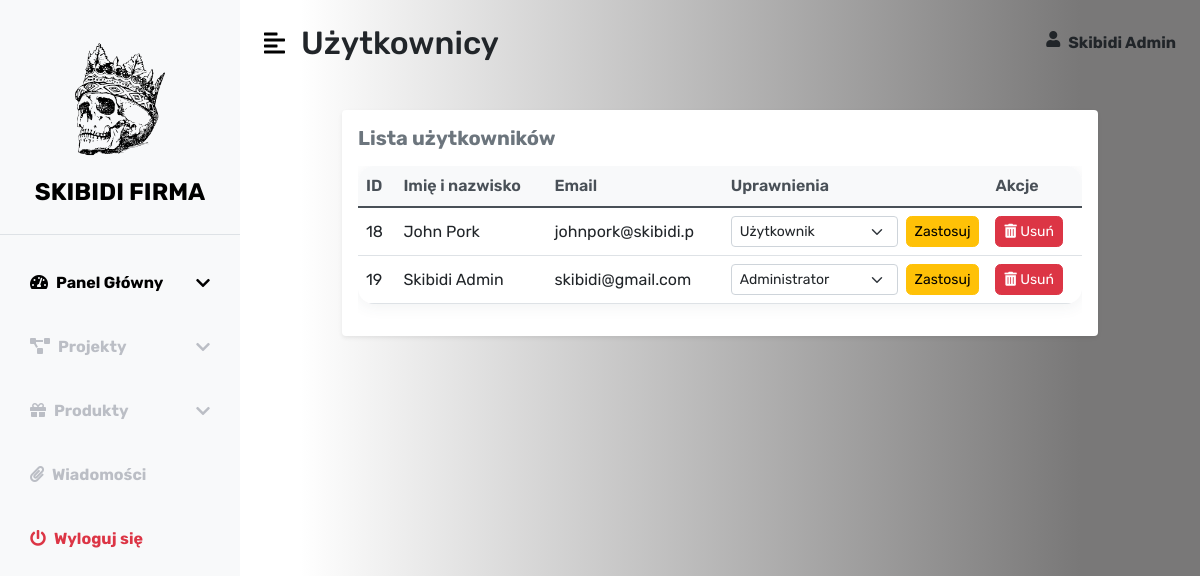
The page /admin/users.php (signed in) on the database its author committed.
### tables this page shows
CREATE TABLE `uzytkownik` (
  `id` int(11) NOT NULL,
  `imie_nazwisko` varchar(50) NOT NULL,
  `haslo` varchar(255) NOT NULL,
  `email` varchar(100) NOT NULL,
  `telefon` varchar(64) DEFAULT NULL,
  `uprawnienia_id` int(11) NOT NULL,
  `profil_img` varchar(255) DEFAULT NULL,
  `cover_img` varchar(255) NOT NULL
);

### admin/users.php (the view, shortened to what this page needs)
<?php
require_once("../misc/database.php");
$permissions = [];
$perm_result = mysqli_query($conn, "SELECT id, uprawnienia FROM uprawnienia");
while ($perm = mysqli_fetch_assoc($perm_result)) {
    $permissions[$perm['id']] = $perm['uprawnienia'];
}
$users_result = mysqli_query($conn, "SELECT u.id, u.imie_nazwisko, u.email, u.uprawnienia_id FROM uzytkownik u");
?>
<!DOCTYPE html>
<html lang="en">
<head>
    <?php include("../structure/admin/head.php"); ?>
</head>
<body>
    <?php include("../structure/admin/sidebar.php"); ?>
    <div id="page-content-wrapper">
        <nav class="navbar navbar-expand-lg navbar-light bg-transparent py-4 px-4">
            <div class="d-flex align-items-center">
                <i class="fas fa-align-left primary-text fs-4 me-3 switch" id="menu-toggle"></i>
                <h2 class="fs-2 m-0 switch">Użytkownicy</h2>
            </div>
            <div class="collapse navbar-collapse" id="navbarSupportedContent">
                <ul class="navbar-nav ms-auto mb-2 mb-lg-0 fw-bold second-text text-dark">
                    <i class="fas fa-user me-2"></i>
                    <?php if (isset($_SESSION["user"])): ?>
                        <?= htmlspecialchars($_SESSION["user"]["imie_nazwisko"]) ?>
                    <?php endif; ?>
                </ul>
            </div>
        </nav>
        <div class="container-fluid px-4">
            <div class="row justify-content-center">
                <div class="col-lg-10">
                    <div class="card shadow-sm border-0 rounded-4 mt-4">
                        <div class="card-body">
                            <h5 class="fw-bold text-secondary mb-3">Lista użytkowników</h5>
                            <div class="table-responsive">
                                <table class="table table-hover align-middle user-table">
                                    <thead class="table-light">
                                        <tr>
                                            <th>ID</th>
                                            <th>Imię i nazwisko</th>
                                            <th>Email</th>
                                            <th>Uprawnienia</th>
                                            <th>Akcje</th>
                                        </tr>
                                    </thead>
                                    <tbody>
                                        <?php while ($user = mysqli_fetch_assoc($users_result)) { ?>
                                            <tr>
                                                <td><?= htmlspecialchars($user['id']) ?></td>
                                                <td><?= htmlspecialchars($user['imie_nazwisko']) ?></td>
                                                <td><?= htmlspecialchars($user['email']) ?></td>
                                                <td>
                                                    <form action="update_user.php" method="post"
                                                        class="d-flex align-items-center gap-2 mb-0">
                                                        <select name="uprawnienia_id" class="form-select form-select-sm"
                                                            style="min-width:120px;">
                                                            <?php foreach ($permissions as $pid => $pname): ?>
                                                                <option value="<?= $pid ?>" <?= $user['uprawnienia_id'] == $pid ? 'selected' : '' ?>>
                                                                    <?= htmlspecialchars($pname) ?>
                                                                </option>
                                                            <?php endforeach; ?>
                                                        </select>
                                                        <button type="submit"
                                                            class="btn btn-warning btn-sm">Zastosuj</button>
                                                    </form>
                                                </td>
                                                <td>
                                                    <a href="delete_user.php?id=<?= $user['id'] ?>"
                                                        class="btn btn-danger btn-sm"
                                                        onclick="return confirm('Na pewno usunąć użytkownika?');">
                                                        <i class="fas fa-trash-alt"></i> Usuń
                                                    </a>
                                                </td>
                                            </tr>
                                        <?php } ?>
                                    </tbody>
                                </table>
                            </div>
                        </div>
                    </div>
                </div>
            </div>
        </div>
    </div>
</body>
</html>

### css/admin.css (style rules this page uses)
* { font-family: 'Rubik', sans-serif; }
:root { --main-bg-color: #000000; --main-text-color: #000000; --second-text-color: #bbbec5; --second-bg-color: #ffffff; }
.primary-text { color: var(--main-text-color); }
.second-text { color: var(--second-text-color); }
#page-content-wrapper { min-width: 100vw; }
#menu-toggle { cursor: pointer; }
.user-table { border-radius: 1rem; overflow: hidden; background: #fff; box-shadow: 0 2px 16px 0 rgba(60,72,88,.08); }
.user-table th, .user-table td { vertical-align: middle; font-size: 1rem; }
.user-table thead th { background: #f8f9fa; color: #495057; font-weight: 600; border-bottom: 2px solid #e9ecef; }
.user-table tbody tr { transition: background 0.2s; }
.user-table .btn { border-radius: 0.4em; transition: background 0.2s, color 0.2s; }
@media (min-width: 768px) { #page-content-wrapper { min-width: 0; width: 100%; } }
html, body { height: 100%; margin: 0; display: flex; flex-direction: column; }

### rows shown on the page
uzytkownik: id "18", imie_nazwisko "John Pork", email "johnpork@skibidi.p", uprawnienia_id "Użytkownik"
uzytkownik: id "19", imie_nazwisko "Skibidi Admin", email "skibidi@gmail.com", uprawnienia_id "Administrator"

### other values the page prints
$_SESSION["user"]["imie_nazwisko"] "Skibidi Admin"
